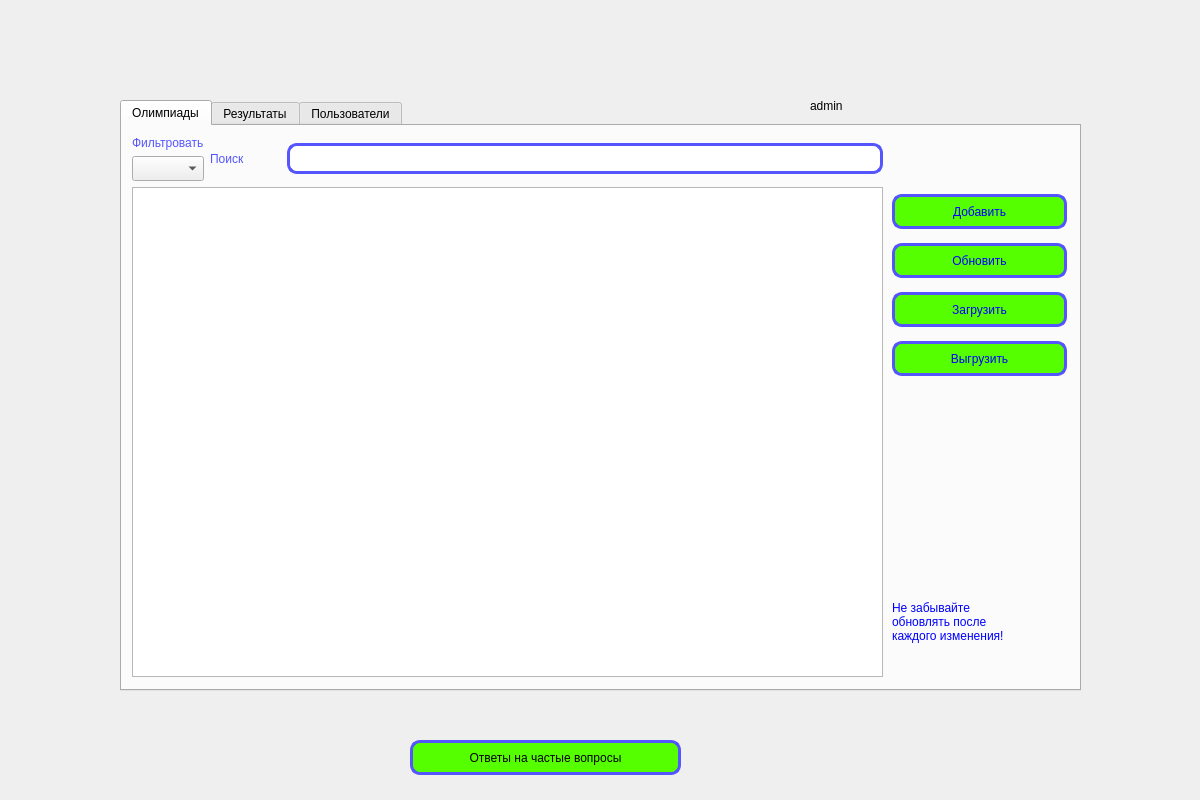
<?xml version="1.0" encoding="UTF-8"?>
<ui version="4.0">
 <class>MainWindow</class>
 <widget class="QMainWindow" name="MainWindow">
  <property name="geometry">
   <rect>
    <x>0</x>
    <y>0</y>
    <width>1200</width>
    <height>800</height>
   </rect>
  </property>
  <property name="windowTitle">
   <string>MainWindow</string>
  </property>
  <widget class="QWidget" name="centralwidget">
   <widget class="QTabWidget" name="tabWidget">
    <property name="geometry">
     <rect>
      <x>120</x>
      <y>100</y>
      <width>961</width>
      <height>591</height>
     </rect>
    </property>
    <property name="minimumSize">
     <size>
      <width>961</width>
      <height>591</height>
     </size>
    </property>
    <property name="currentIndex">
     <number>0</number>
    </property>
    <widget class="QWidget" name="tab">
     <attribute name="title">
      <string>Олимпиады</string>
     </attribute>
     <widget class="QWidget" name="layoutWidget">
      <property name="geometry">
       <rect>
        <x>770</x>
        <y>60</y>
        <width>181</width>
        <height>201</height>
       </rect>
      </property>
      <layout class="QVBoxLayout" name="verticalLayout_2">
       <item>
        <widget class="QPushButton" name="add">
         <property name="minimumSize">
          <size>
           <width>100</width>
           <height>35</height>
          </size>
         </property>
         <property name="maximumSize">
          <size>
           <width>175</width>
           <height>16777215</height>
          </size>
         </property>
         <property name="toolTip">
          <string>&lt;html&gt;&lt;head/&gt;&lt;body&gt;&lt;p&gt;После добавления не забудьте обновить!&lt;/p&gt;&lt;/body&gt;&lt;/html&gt;</string>
         </property>
         <property name="styleSheet">
          <string notr="true">background-color: rgb(85, 255, 0);
font: 75 10pt &quot;MS Shell Dlg 2&quot;;
border-radius: 10px;
border: 3px solid #5555ff;
color: blue;
</string>
         </property>
         <property name="text">
          <string>Добавить</string>
         </property>
        </widget>
       </item>
       <item>
        <widget class="QPushButton" name="add_2">
         <property name="minimumSize">
          <size>
           <width>100</width>
           <height>35</height>
          </size>
         </property>
         <property name="maximumSize">
          <size>
           <width>175</width>
           <height>16777215</height>
          </size>
         </property>
         <property name="styleSheet">
          <string notr="true">background-color: rgb(85, 255, 0);
font: 75 10pt &quot;MS Shell Dlg 2&quot;;
border-radius: 10px;
border: 3px solid #5555ff;
color: blue;
</string>
         </property>
         <property name="text">
          <string>Обновить</string>
         </property>
        </widget>
       </item>
       <item>
        <widget class="QPushButton" name="download">
         <property name="maximumSize">
          <size>
           <width>175</width>
           <height>35</height>
          </size>
         </property>
         <property name="toolTip">
          <string>&lt;html&gt;&lt;head/&gt;&lt;body&gt;&lt;p&gt;Внимание!!! Загружается только csv файл с разделителем &amp;quot;;&amp;quot;. В файле  6 столбцов(название, предмет обязательно прописать, в остальных, в случае отсутствия, поставить пробел). Строку с заголовками не надо писать!&lt;/p&gt;&lt;/body&gt;&lt;/html&gt;</string>
         </property>
         <property name="whatsThis">
          <string>&lt;html&gt;&lt;head/&gt;&lt;body&gt;&lt;p&gt;afafsd&lt;/p&gt;&lt;/body&gt;&lt;/html&gt;</string>
         </property>
         <property name="styleSheet">
          <string notr="true">background-color: rgb(85, 255, 0);
font: 75 10pt &quot;MS Shell Dlg 2&quot;;
border-radius: 10px;
border: 3px solid #5555ff;
color: blue;
</string>
         </property>
         <property name="text">
          <string>Загрузить</string>
         </property>
        </widget>
       </item>
       <item>
        <widget class="QPushButton" name="upload">
         <property name="maximumSize">
          <size>
           <width>175</width>
           <height>35</height>
          </size>
         </property>
         <property name="styleSheet">
          <string notr="true">background-color: rgb(85, 255, 0);
font: 75 10pt &quot;MS Shell Dlg 2&quot;;
border-radius: 10px;
border: 3px solid #5555ff;
color: blue;
</string>
         </property>
         <property name="text">
          <string>Выгрузить</string>
         </property>
        </widget>
       </item>
      </layout>
     </widget>
     <widget class="QWidget" name="verticalLayoutWidget_2">
      <property name="geometry">
       <rect>
        <x>10</x>
        <y>10</y>
        <width>751</width>
        <height>541</height>
       </rect>
      </property>
      <layout class="QVBoxLayout" name="verticalLayout_4">
       <item>
        <layout class="QHBoxLayout" name="horizontalLayout">
         <item>
          <layout class="QVBoxLayout" name="verticalLayout">
           <item>
            <widget class="QLabel" name="filter_label">
             <property name="styleSheet">
              <string notr="true">color: rgb(85, 85, 255);
font: 12pt &quot;MS Shell Dlg 2&quot;;</string>
             </property>
             <property name="text">
              <string>Фильтровать</string>
             </property>
            </widget>
           </item>
           <item>
            <widget class="QComboBox" name="filter">
             <property name="minimumSize">
              <size>
               <width>0</width>
               <height>25</height>
              </size>
             </property>
            </widget>
           </item>
          </layout>
         </item>
         <item>
          <widget class="QLabel" name="find_label">
           <property name="minimumSize">
            <size>
             <width>71</width>
             <height>31</height>
            </size>
           </property>
           <property name="styleSheet">
            <string notr="true">color: rgb(85, 85, 255);
font: 12pt &quot;MS Shell Dlg 2&quot;;</string>
           </property>
           <property name="text">
            <string>Поиск</string>
           </property>
          </widget>
         </item>
         <item>
          <widget class="QLineEdit" name="find_Edit">
           <property name="minimumSize">
            <size>
             <width>451</width>
             <height>31</height>
            </size>
           </property>
           <property name="styleSheet">
            <string notr="true">
border-radius: 10px;
border: 3px solid rgb(85, 85, 255);
</string>
           </property>
          </widget>
         </item>
        </layout>
       </item>
       <item>
        <widget class="QTableWidget" name="olympiad_table"/>
       </item>
      </layout>
     </widget>
     <widget class="QLabel" name="label">
      <property name="geometry">
       <rect>
        <x>770</x>
        <y>450</y>
        <width>161</width>
        <height>91</height>
       </rect>
      </property>
      <property name="styleSheet">
       <string notr="true">
font: 75 10pt &quot;MS Shell Dlg 2&quot;;
color: blue;
</string>
      </property>
      <property name="text">
       <string>Не забывайте
обновлять после
каждого изменения!</string>
      </property>
     </widget>
     <widget class="QLabel" name="label_3">
      <property name="geometry">
       <rect>
        <x>780</x>
        <y>280</y>
        <width>161</width>
        <height>171</height>
       </rect>
      </property>
      <property name="text">
       <string/>
      </property>
     </widget>
    </widget>
    <widget class="QWidget" name="tab_3">
     <attribute name="title">
      <string>Результаты</string>
     </attribute>
     <widget class="QLabel" name="label_2">
      <property name="geometry">
       <rect>
        <x>680</x>
        <y>280</y>
        <width>250</width>
        <height>272</height>
       </rect>
      </property>
      <property name="minimumSize">
       <size>
        <width>250</width>
        <height>272</height>
       </size>
      </property>
      <property name="maximumSize">
       <size>
        <width>250</width>
        <height>272</height>
       </size>
      </property>
      <property name="text">
       <string/>
      </property>
     </widget>
     <widget class="QWidget" name="verticalLayoutWidget_3">
      <property name="geometry">
       <rect>
        <x>10</x>
        <y>10</y>
        <width>661</width>
        <height>541</height>
       </rect>
      </property>
      <layout class="QVBoxLayout" name="verticalLayout_5">
       <item>
        <layout class="QHBoxLayout" name="horizontalLayout_2">
         <item>
          <layout class="QVBoxLayout" name="verticalLayout_3">
           <item>
            <widget class="QLabel" name="filter_label_2">
             <property name="styleSheet">
              <string notr="true">color: rgb(85, 85, 255);
font: 12pt &quot;MS Shell Dlg 2&quot;;</string>
             </property>
             <property name="text">
              <string>Фильтровать</string>
             </property>
            </widget>
           </item>
           <item>
            <widget class="QComboBox" name="filter_2">
             <property name="minimumSize">
              <size>
               <width>0</width>
               <height>25</height>
              </size>
             </property>
            </widget>
           </item>
          </layout>
         </item>
         <item>
          <widget class="QLabel" name="find_label_2">
           <property name="minimumSize">
            <size>
             <width>71</width>
             <height>31</height>
            </size>
           </property>
           <property name="styleSheet">
            <string notr="true">color: rgb(85, 85, 255);
font: 12pt &quot;MS Shell Dlg 2&quot;;</string>
           </property>
           <property name="text">
            <string>Поиск</string>
           </property>
          </widget>
         </item>
         <item>
          <widget class="QLineEdit" name="find_Edit_2">
           <property name="minimumSize">
            <size>
             <width>440</width>
             <height>31</height>
            </size>
           </property>
           <property name="maximumSize">
            <size>
             <width>440</width>
             <height>16777215</height>
            </size>
           </property>
           <property name="styleSheet">
            <string notr="true">
border-radius: 10px;
border: 3px solid rgb(85, 85, 255);
</string>
           </property>
          </widget>
         </item>
        </layout>
       </item>
       <item>
        <widget class="QTableWidget" name="olympiad_table_2"/>
       </item>
      </layout>
     </widget>
     <widget class="QPushButton" name="add_3">
      <property name="geometry">
       <rect>
        <x>710</x>
        <y>30</y>
        <width>175</width>
        <height>35</height>
       </rect>
      </property>
      <property name="minimumSize">
       <size>
        <width>100</width>
        <height>35</height>
       </size>
      </property>
      <property name="maximumSize">
       <size>
        <width>175</width>
        <height>16777215</height>
       </size>
      </property>
      <property name="styleSheet">
       <string notr="true">background-color: rgb(85, 255, 0);
font: 75 10pt &quot;MS Shell Dlg 2&quot;;
border-radius: 10px;
border: 3px solid #5555ff;
color: blue;
</string>
      </property>
      <property name="text">
       <string>Обновить</string>
      </property>
     </widget>
    </widget>
    <widget class="QWidget" name="tab_2">
     <attribute name="title">
      <string>Пользователи</string>
     </attribute>
     <widget class="QWidget" name="verticalLayoutWidget_4">
      <property name="geometry">
       <rect>
        <x>10</x>
        <y>10</y>
        <width>701</width>
        <height>541</height>
       </rect>
      </property>
      <layout class="QVBoxLayout" name="verticalLayout_6">
       <item>
        <layout class="QHBoxLayout" name="horizontalLayout_3">
         <item alignment="Qt::AlignRight">
          <widget class="QLabel" name="find_label_3">
           <property name="minimumSize">
            <size>
             <width>71</width>
             <height>31</height>
            </size>
           </property>
           <property name="styleSheet">
            <string notr="true">color: rgb(85, 85, 255);
font: 12pt &quot;MS Shell Dlg 2&quot;;</string>
           </property>
           <property name="text">
            <string>Поиск</string>
           </property>
          </widget>
         </item>
         <item>
          <widget class="QLineEdit" name="find_Edit_3">
           <property name="minimumSize">
            <size>
             <width>440</width>
             <height>31</height>
            </size>
           </property>
           <property name="maximumSize">
            <size>
             <width>166666</width>
             <height>16777215</height>
            </size>
           </property>
           <property name="styleSheet">
            <string notr="true">
border-radius: 10px;
border: 3px solid rgb(85, 85, 255);
</string>
           </property>
          </widget>
         </item>
        </layout>
       </item>
       <item>
        <widget class="QTableWidget" name="olympiad_table_3"/>
       </item>
      </layout>
     </widget>
     <widget class="QLabel" name="label_4">
      <property name="geometry">
       <rect>
        <x>720</x>
        <y>330</y>
        <width>220</width>
        <height>220</height>
       </rect>
      </property>
      <property name="text">
       <string/>
      </property>
     </widget>
     <widget class="QPushButton" name="add_4">
      <property name="geometry">
       <rect>
        <x>740</x>
        <y>10</y>
        <width>175</width>
        <height>35</height>
       </rect>
      </property>
      <property name="minimumSize">
       <size>
        <width>100</width>
        <height>35</height>
       </size>
      </property>
      <property name="maximumSize">
       <size>
        <width>175</width>
        <height>16777215</height>
       </size>
      </property>
      <property name="styleSheet">
       <string notr="true">background-color: rgb(85, 255, 0);
font: 75 10pt &quot;MS Shell Dlg 2&quot;;
border-radius: 10px;
border: 3px solid #5555ff;
color: blue;
</string>
      </property>
      <property name="text">
       <string>Обновить</string>
      </property>
     </widget>
    </widget>
   </widget>
   <widget class="QLabel" name="user_name">
    <property name="geometry">
     <rect>
      <x>810</x>
      <y>90</y>
      <width>271</width>
      <height>31</height>
     </rect>
    </property>
    <property name="styleSheet">
     <string notr="true">font: 75 14pt &quot;MS Shell Dlg 2&quot;;</string>
    </property>
    <property name="text">
     <string>admin</string>
    </property>
   </widget>
   <widget class="QPushButton" name="upload_2">
    <property name="geometry">
     <rect>
      <x>410</x>
      <y>740</y>
      <width>271</width>
      <height>35</height>
     </rect>
    </property>
    <property name="maximumSize">
     <size>
      <width>300</width>
      <height>35</height>
     </size>
    </property>
    <property name="styleSheet">
     <string notr="true">background-color: rgb(85, 255, 0);
font: 75 10pt &quot;MS Shell Dlg 2&quot;;
border-radius: 10px;
border: 3px solid #5555ff;

</string>
    </property>
    <property name="text">
     <string>Ответы на частые вопросы</string>
    </property>
   </widget>
  </widget>
 </widget>
 <resources/>
 <connections/>
</ui>
